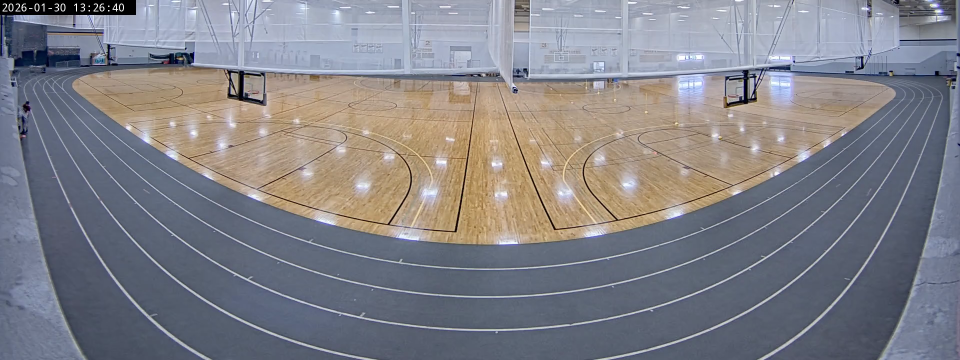
#> input picture frames/multi.png, 1920 x 720 px (shown at 1/2 size)
$ python Find_Coordinates.py
#> lines starting #> are read from the running program, lines starting #| are printed output that depends on the picture
import cv2

# ------------------------------------------------------------
# This script lets a user manually click points on an image
# and records the coordinates of each click.
#
# It was originally used to collect the court corner coordinates
# before they were stored permanently in cour_track_polygons.py.
#
# Today, you do NOT need this script anymore because your
# coordinates already exist in objp[] inside cour_track_polygons.py.
# ------------------------------------------------------------

coordinates = []   # list to store clicked coordinates


def get_coordinates(event, x, y, flags, param):
    """
    Mouse callback function.
    Triggered whenever the user clicks inside the image window.

    Parameters:
        event : type of mouse event (left-click, right-click, etc.)
        x, y  : coordinates of the click in the *resized* image
        param : dictionary containing scale factors to convert
                resized-image coordinates back to original-image coordinates
    """
    if event == cv2.EVENT_LBUTTONDOWN:
        # Convert resized-image coordinates back to original-image coordinates
        orig_x = int(x * param['scale_x'])
        orig_y = int(y * param['scale_y'])

        print(f"Clicked at: ({orig_x}, {orig_y})")

        # Store the coordinate
        coordinates.append((orig_x, orig_y))


# ------------------------------------------------------------
# Load the image the user will click on.
# This should be a frame from the SDC camera.
# ------------------------------------------------------------
image = cv2.imread("../frames/multi.png")
#> image is the input picture: shape (720, 1920, 3); mean B, G, R 135.6, 128.9, 129.2
if image is None:
    print("Failed to load image. Check the file path!")
    exit()


# ------------------------------------------------------------
# Resize the image so it fits comfortably on the user's screen.
# We compute a scale factor and ensure we NEVER upscale the image.
# ------------------------------------------------------------
orig_height, orig_width = image.shape[:2]
#> orig_height = 720; orig_width = 1920

max_width, max_height = 1400, 900   # screen-friendly size limits

# scale <= 1 ensures we only shrink, never enlarge
scale = min(max_width / orig_width, max_height / orig_height, 1)
#> scale = 0.729

new_width = int(orig_width * scale)
#> new_width = 1400
new_height = int(orig_height * scale)
#> new_height = 525

resized_image = cv2.resize(image, (new_width, new_height))
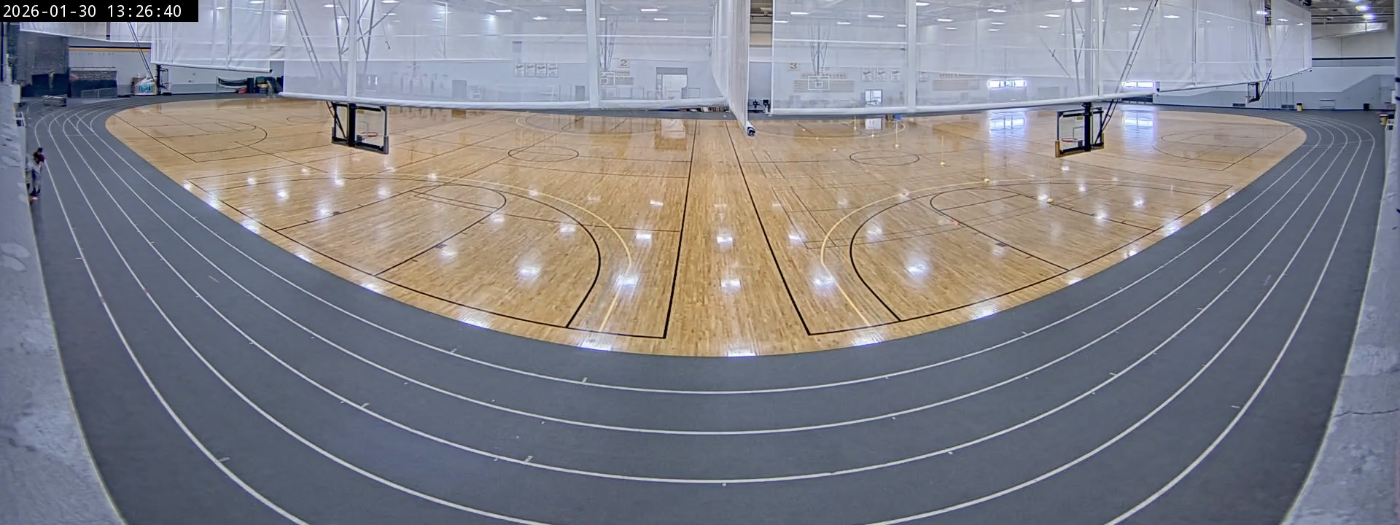
#> resized_image: shape (525, 1400, 3); mean B, G, R 135.5, 128.8, 129.1


# ------------------------------------------------------------
# Display the resized image and register the mouse callback.
# ------------------------------------------------------------
cv2.imshow('Image', resized_image)

# Pass scale factors so we can convert clicks back to original coordinates
cv2.setMouseCallback('Image', get_coordinates, {'scale_x': 1/scale, 'scale_y': 1/scale})

print("Click on each cone to record coordinates. Press 'q' to quit.")


# ------------------------------------------------------------
# Main loop: keep showing the image until the user presses 'q'.
# ------------------------------------------------------------
while True:
    cv2.imshow('Image', resized_image)
    if cv2.waitKey(1) & 0xFF == ord('q'):
#> (key q is pressed here)
        break

cv2.destroyAllWindows()

# ------------------------------------------------------------
# Print results after the user finishes clicking.
# ------------------------------------------------------------
print("All recorded coordinates (relative to original image)")
print(coordinates)
print("Image height and width:", image.shape[:2])
#| Image height and width: (720, 1920)
